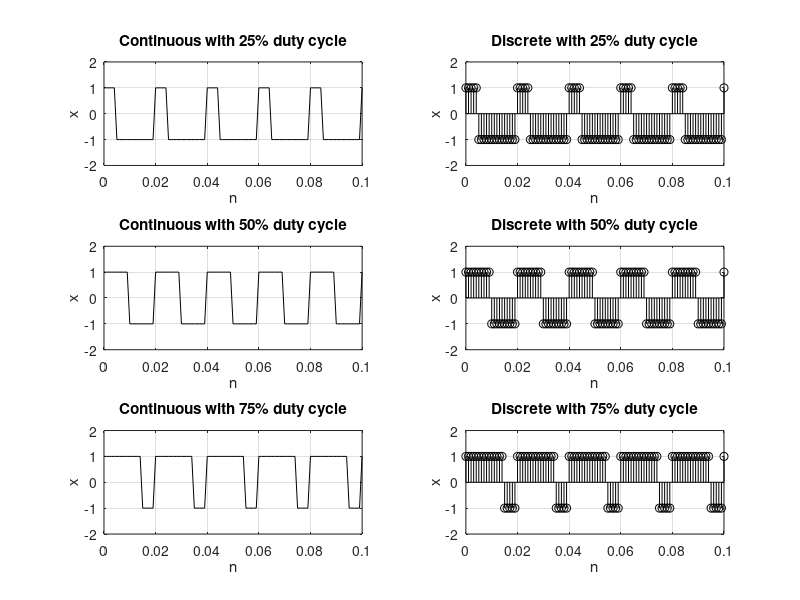

Recreate this plot in MATLAB.
clc
clear all
close all
n=0:.001:.1

subplot(3,2,2)
s=square(2*pi*50*n,25)
stem(n,s,'k')
title('Discrete with 25% duty cycle')
xlabel('n')
ylabel('x')
axis([0 .1 -2 2])
grid on

subplot(3,2,4)
s=square(2*pi*50*n,50)
stem(n,s,'k')
axis([0 .1 -2 2])
title('Discrete with 50% duty cycle')
grid on
xlabel('n')
ylabel('x')

subplot(3,2,6)
s=square(2*pi*50*n,75)
stem(n,s,'k')
xlabel('n')
ylabel('x')
title('Discrete with 75% duty cycle')
grid on
axis([0 .1 -2 2])

subplot(3,2,1)
s=square(2*pi*50*n,25)
plot(n,s,'k')
xlabel('n')
ylabel('x')
title('Continuous with 25% duty cycle')
grid on
axis([0 .1 -2 2])

subplot(3,2,3)
s=square(2*pi*50*n,50)
plot(n,s,'k')
xlabel('n')
ylabel('x')
title('Continuous with 50% duty cycle')
grid on
axis([0 .1 -2 2])

subplot(3,2,5)
s=square(2*pi*50*n,75)
plot(n,s,'k')
xlabel('n')
ylabel('x')
title('Continuous with 75% duty cycle')
grid on
axis([0 .1 -2 2])
